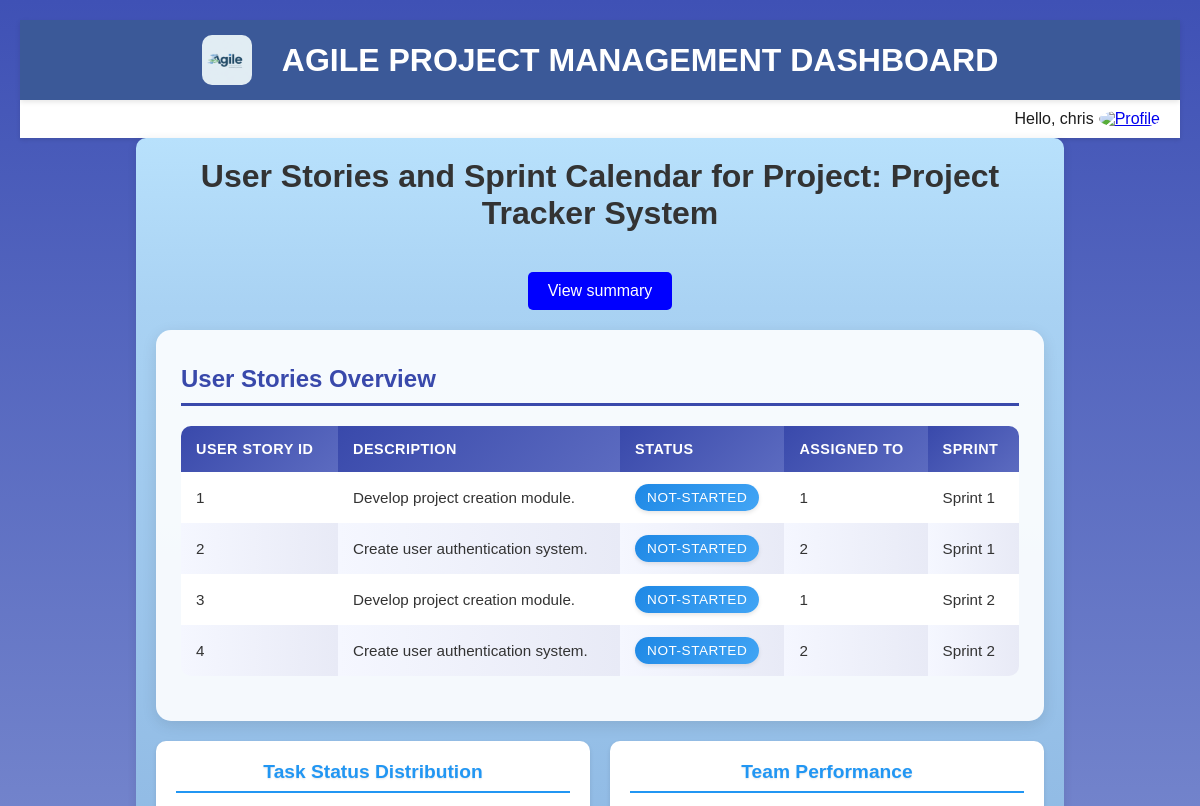
/viewproject/1 (signed in, upper part), run on an earlier commit of the app's database.
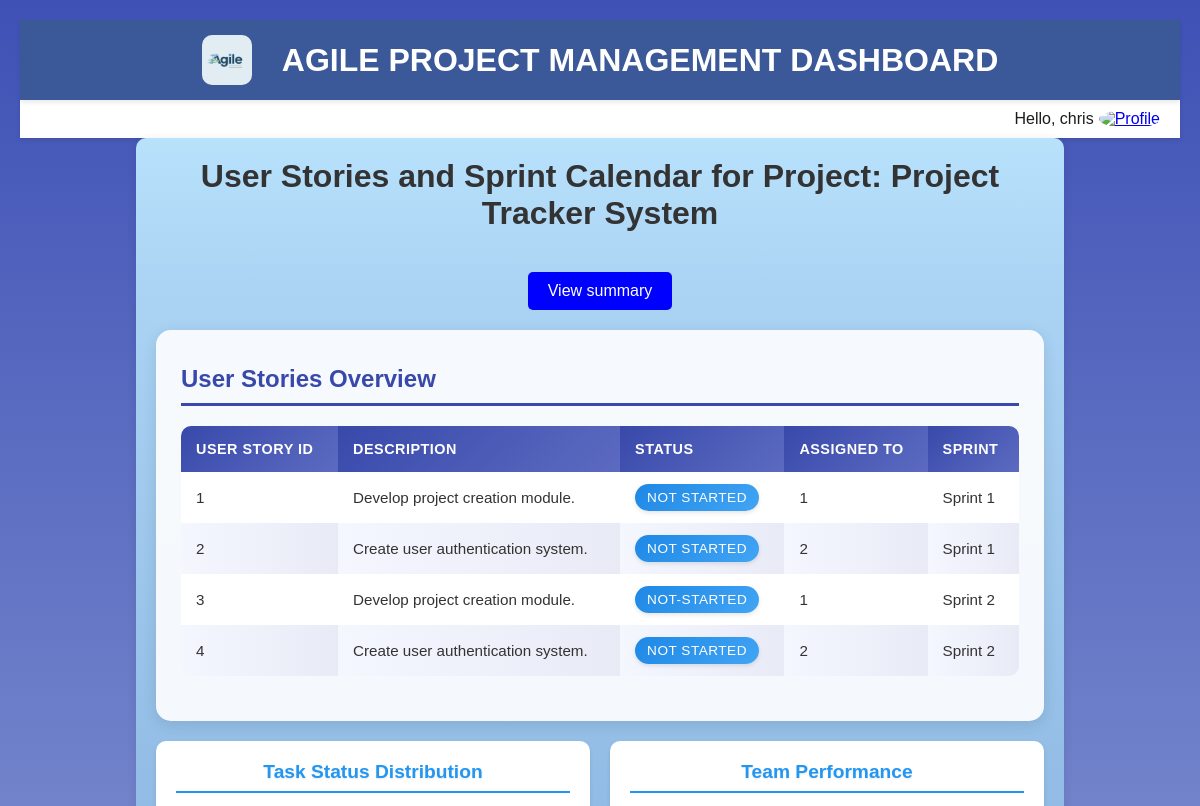
And on a later commit of the database.
### models.py (models this page shows, shortened)
class ProjectDetails(db.Model):
    __tablename__ = 'ProjectDetails'
    ProjectId = db.Column(db.Integer, primary_key=True, autoincrement=True)
    ProductOwnerId = db.Column(db.Integer, db.ForeignKey('ProductOwner.ProductOwnerId'), nullable=False)
    ProjectName = db.Column(db.String(255), nullable=False)
    ProjectDescription = db.Column(db.Text)
    StartDate = db.Column(db.Date, nullable=False)
    EndDate = db.Column(db.Date, nullable=False)
    RevisedEndDate = db.Column(db.Date)
    Status = db.Column(db.String(100), default="Not Started")
    sprints = db.relationship('SprintCalendar', backref='project', lazy=True)
    user_stories = db.relationship('UserStories', backref='project', lazy=True)

class UserStories(db.Model):
    __tablename__ = 'UserStories'
    UserStoryID = db.Column(db.Integer, primary_key=True, autoincrement=True)
    ProjectId = db.Column(db.Integer, db.ForeignKey('ProjectDetails.ProjectId'), nullable=False)
    SprintId = db.Column(db.Integer, db.ForeignKey('SprintCalendar.SprintId'), nullable=True)
    PlannedSprint = db.Column(db.Integer, nullable=False)
    ActualSprint = db.Column(db.Integer, nullable=False)
    Description = db.Column(db.Text, nullable=False)
    StoryPoint = db.Column(db.Integer, nullable=False)
    MOSCOW = db.Column(db.String(50), nullable=False)
    Assignee = db.Column(db.String(255))
    Status = db.Column(db.String(100), default="Not Started")

### main.py (the view)
@app.route('/viewproject/<int:project_id>', methods=['GET'])
def viewproject(project_id):
    project = ProjectDetails.query.filter_by(ProjectId=project_id).first()  # Fetch project details
    if not project:
        return "Project not found", 404
    userstories_data = UserStories.query.filter_by(ProjectId=project_id).all()
    userstories = [
        {
            "us_id": user_story.UserStoryID,
            "description": user_story.Description,
            "status": user_story.Status,
            "assignee": user_story.Assignee,
            "sprint": f"Sprint {user_story.SprintId}"  # Assuming SprintId is used for sprint number
        }
        for user_story in userstories_data
    ]
    sprints_data = SprintCalendar.query.filter_by(ProjectId=project_id).all()
    sprintcalendar= [
        {
            "sprint_no": sprint.SprintId,
            "start_date": sprint.StartDate.strftime('%b %d, %Y'),
            "end_date": sprint.EndDate.strftime('%b %d, %Y'),
            "velocity": sprint.Velocity
        }
        for sprint in sprints_data
    ]
    return render_template('view.html', userstories=userstories, project=project, sprints=sprintcalendar,
                           user_name=session['username'],
                        )

### templates/view.html (shortened to what this page needs)
<!DOCTYPE html>
<html lang="en">
<head>
    <link rel="stylesheet" href="../static/css/view.css">
</head>
<body>
    <div class="header">
        <img src="{{ url_for('static', filename='images/logo3.jpg') }}" alt="Profile" class="profile-pic" />
        <h1>AGILE PROJECT MANAGEMENT DASHBOARD</h1>
    </div>
    <div class="top-bar">
        <div class="greeting">
            <span>Hello, {{ user_name }}</span>
            <div class="dropdown">
                <a href="{{ url_for('auth.login') }}">
                    <img src="{{ url_for('static', filename=current_user.profile_picture) }}" alt="Profile" class="profile-pic" />
                </a>
            </div>
        </div>
    </div>
    <div class="container">
        <h1>User Stories and Sprint Calendar for Project: {{ project.ProjectName }}</h1>
        <div style="display: flex; justify-content: center; align-items: center;">
          <a href="{{ url_for('summary') }}" class="btn btn-primary mb-4"
             style="color: white; background-color: blue; padding: 10px 20px; text-decoration: none; border-radius: 5px;">
              View summary
          </a>
      </div>
        <div class="section">
            <div class="table-container">
                <div class="table-header">User Stories Overview</div>
                <table>
                    <thead>
                        <tr>
                            <th>User Story ID</th>
                            <th>Description</th>
                            <th>Status</th>
                            <th>Assigned To</th>
                            <th>Sprint</th>
                        </tr>
                    </thead>
                    <tbody>
                        {% if userstories %}
                            {% for story in userstories %}
                                <tr>
                                    <td>{{ story.us_id }}</td>
                                    <td>{{ story.description }}</td>
                                    <td>
                                        <span class="status {% if story.status == 'Completed' %}completed{% elif story.status == 'In Progress' %}in-progress{% else %}planned{% endif %}">
                                            {{ story.status }}
                                        </span>
                                    </td>
                                    <td>{{ story.assignee }}</td>
                                    <td>{{ story.sprint }}</td>
                                </tr>
                            {% endfor %}
                        {% else %}
                            <tr>
                                <td colspan="5" class="no-data">No user stories found for this project.</td>
                            </tr>
                        {% endif %}
                    </tbody>
                </table>
            </div>
            <div class="chart-group">
                <div class="card">
                    <h3>Task Status Distribution</h3>
                </div>
                <div class="card">
                    <h3>Team Performance</h3>
                </div>
            </div>
        </div>
    </div>
</body>
</html>

### static/css/view.css (style rules this page uses)
.container { width: 80%; margin: 20px auto; background: linear-gradient(to bottom, #b8e1fc 0%,#a9d2f3 7%,#90bae4 29%,#90bcea 37%,#6ba8e5 58%,#a2daf5 83%,#6ba8e5 93%,#6ba8e5 93%); padding: 20px; box-shadow: 0 2px 10px rgba(0, 0, 0, 0.1); border-radius: 10px; }
.header { background-color: #3f51b5; color: white; padding: 15px; text-align: center; box-shadow: 0 2px 5px rgba(0, 0, 0, 0.1); }
.header h1 { font-size: 2rem; font-weight: 600; margin: 0; color: white; }
.top-bar { display: flex; justify-content: space-between; align-items: center; padding: 5px; background-color: #e3f2fd; box-shadow: 0 5px 15px rgba(0, 0, 0, 0.05); }
.greeting { display: flex; align-items: center; gap: 5px; margin-left: auto; }
.greeting span { font-size: 1rem; color: #1c1c1c; }
.greeting img { width: 40px; height: 40px; border-radius: 50%; cursor: pointer; }
.dropdown { position: relative; }
h1 { text-align: center; color: #333; margin-bottom: 40px; }
table { width: 100%; border-collapse: collapse; margin-bottom: 40px; }
th, td { padding: 12px; text-align: left; border-bottom: 1px solid white; }
th { background-color: #3949ab; color: white; font-weight: bold; }
tr:nth-child(even) { background-color:linear-gradient(to bottom, #87e0fd 57%,#05abe0 100%); }
.status { padding: 6px 12px; border-radius: 12px; font-weight: bold; }
.planned { background-color: #e6f3ff; color: #0066cc; }
.table-header { margin-bottom: 20px; text-align: left; font-size: 24px; color: #333; font-weight: bold; border-bottom: 2px solid #3949ab; padding-bottom: 10px; }
* { margin: 0; padding: 0; box-sizing: border-box; font-family: Arial, sans-serif; }
.header img { height: 50px; margin-right: 15px; border-radius: 10px; }
.header { background: #3f51b5; color: white; padding: 20px 40px; display: flex; text-align: center; justify-content: center; align-items: center; font-size: 2rem; font-weight: bold; position: relative; }
.card { background: linear-gradient(to top left, #ffffff, #f1f6fb); border-radius: 10px; box-shadow: 0 4px 15px rgba(0, 0, 0, 0.15); padding: 20px; text-align: center; transition: transform 0.3s ease, box-shadow 0.3s ease; overflow: hidden; position: relative; height:100%; display: flex; flex-direction: column; justify-content: space-between; }
.card h3 { font-size: 1.5rem; color: #3949ab; margin-bottom: 15px; text-shadow: 0 1px 2px rgba(0, 0, 0, 0.1); }
.card::after { content: ''; display: block; width: 50%; height: 4px; background: linear-gradient(to right, #3949ab, #6ba8e5); margin: 10px auto 0 auto; border-radius: 2px; }
body { background: linear-gradient(to bottom, #3f51b5, #e3f2fd); color: #333; font-family: Arial, sans-serif; padding: 20px; }

What changed in the data, as far as the page shows it:
changed UserStories (number 1 of 4 on the later page): status "NOT-STARTED" → "NOT STARTED"
changed UserStories (number 2 of 4 on the later page): status "NOT-STARTED" → "NOT STARTED"
changed UserStories id 4: status "NOT-STARTED" → "NOT STARTED"
